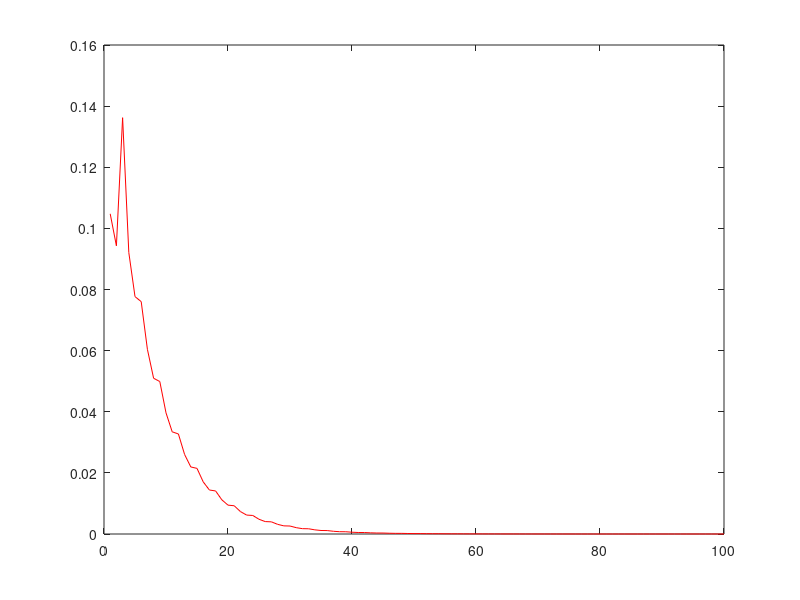

The MATLAB source for this figure: (Note: this script raises an error after producing the figure.)
states = zeros(1, 10);
policy = ones (1,16);
value = zeros (1,16);

%Position possible quand on marche 2 3 4 5 8 9 13 14 
rew = [ 0,-1,0,-1;  % position 1 non-voulue, les actions 0 lui permettent de revenir dans une position normale
        -1,0,-1,0;  % position 2 on donne -1 quand le mouvement est impossible ou si il retourne en arrière.
        0,-1,-1,-1;  % //
        -1,-1,1,-1; % Position 4 intermédiaire,on donne une récompense à l'action qui le fait avancer 
        
        -1,0,-1,0;  % CF position 2
        0,-1,0,-1;  % CF position 1
        0,-1,0,-1;  % CF position 1
        -1,0,-1,-1;  % CF position 2
        
        -1,-1,0,-1;
        -1,-1,0,-1;
        0,-1,0,-1;%-1,-1,-1,-1;  % Position 11, ne marche pas si g petit sinon 0,-1,0,-1;
        -1,0,-1,0;
        
        1,-1,-1,-1; % CF position 4
        -1,-1,-1,0; 
        -1,0,-1,0;%-1,-1,-1,-1;  % CF position 11 sinon   -1,0,-1,0;
        -1,0,-1,0]; % CF position 1

        
% Facteur d'actualisation
g = 0.9;

trans = [ 2,4,5,13;
          1,3,6,14;
          4,2,7,15;
          3,1,8,16;%4
          
          6,8,1,9;
          5,7,2,10;
          8,6,3,11;
          7,5,4,12;%8
          
          10,12,13,5;          
          9,11,14,6;          
          12,10,15,7;
          11,9,16,8;%12
          
          14,16,9,1;
          13,15,10,2;                 
          16,14,11,3;     
          15,13,12,4];


iteration = 100;            %Nombre d'itération pour l'amélioration de la politique
buf = 0;        
RMS = zeros(1,iteration);   %Erreur entre la nouvelle estimation des récompenses futures et la précédente
inter = zeros(1,iteration); %Axe pour le graphe

%assez d'iteration
for p = 1:iteration
  for s = 1:16
    [dummy, policy(s)] = max(rew(s,:) + g * value(trans(s,:)));
  end
  last_value = value;
  for s = 1:16
    a = policy(s);
    value(s)=rew(s,a) + g * value(trans(s,a));
  end  
  
  buf = 0;
  for s = 1:16
    buf += (value(s) - last_value(s))^2;
  end

  %Calcul du critère de convergence
  RMS(p) = (1/16)*((buf)^(1/2));
  inter(p) = p;
end

plot(inter,RMS,'r');
hold on;

%Initialise l'etat initiale de toto
states(1) = ceil(rand*16);

%Selon l'etat precedent on calcul l etat suivant
for u = 2:10
    states(u) = trans(states(u-1),policy(states(u-1)));
end

%Generation image toto
figure();
walkshow(states',"toto.png");

